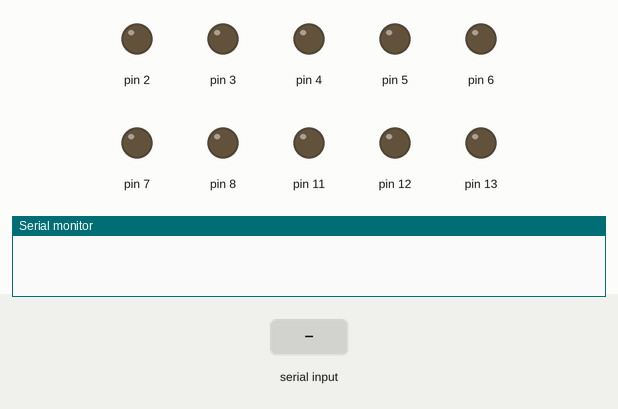
Bench run of a sketch on a simulated Arduino Uno, built with avr-gcc and run on an emulated ATmega328P. On the bench: output pins drawn as LEDs (lit = HIGH), the last lines printed to the serial monitor. The inputs (shaded band) are chosen by the test bench.

Above: at 1.2 s.
1.3 s: "90,45\n" received over Serial
At 2.2 s:
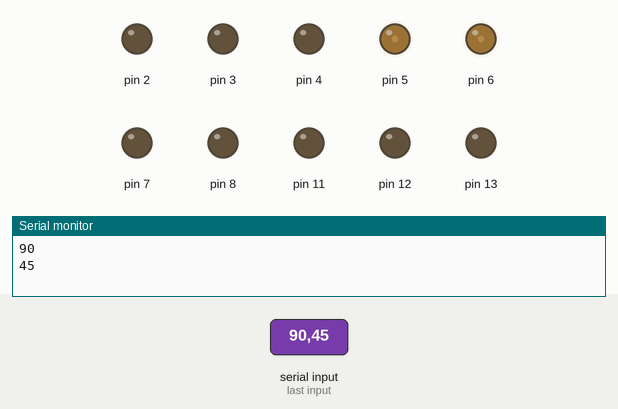
2.8 s: "30,150\n" received over Serial
At 3.4 s:
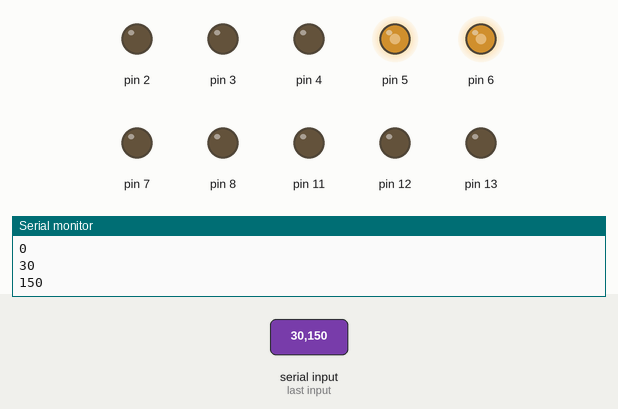
4.3 s: "1\n" received over Serial
At 5.5 s:
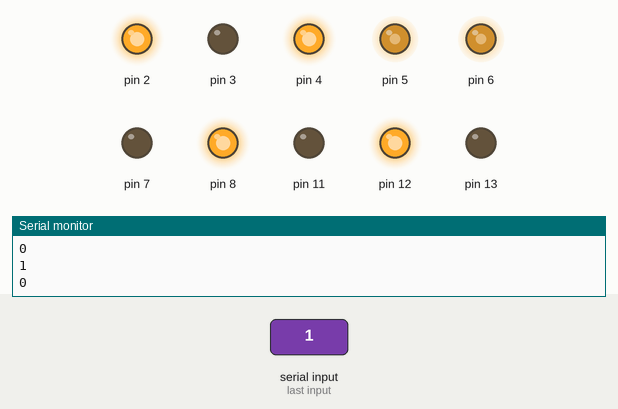
5.8 s: "2\n" received over Serial
At 6.7 s:
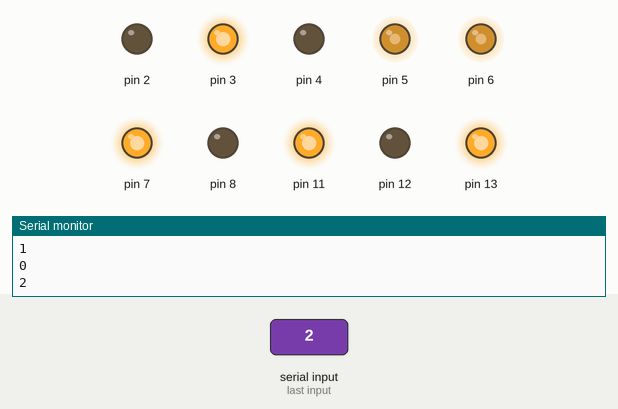
7.3 s: "3\n" received over Serial
At 7.8 s:
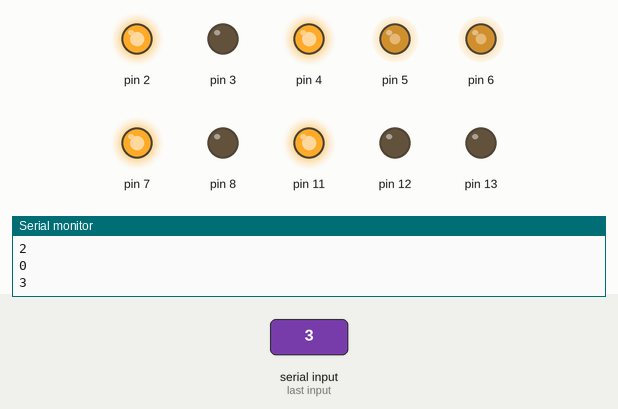
8.8 s: "4\n" received over Serial
At 10.2 s:
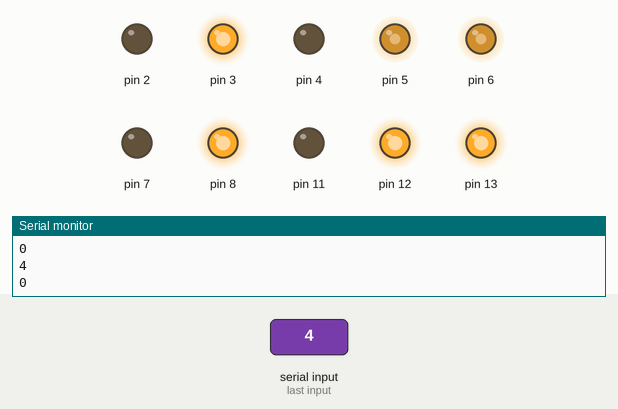
Timing chart, 0 to 11.3 s (numbered marks = the images above; inputs shaded):
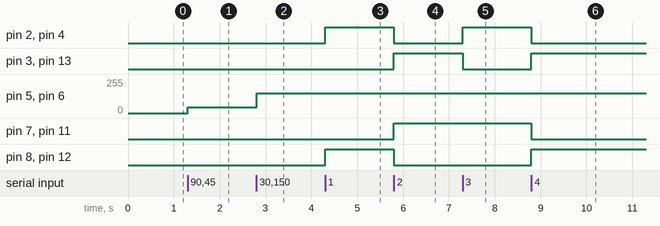

Measured:
- after the input at 1.3 s, pin 5, pin 6: 0/255 → 45/255 at once
- after the input at 2.8 s, pin 5, pin 6: 45/255 → 150/255 at once
- after the input at 4.3 s, pin 2, pin 4, pin 8, pin 12: LOW → HIGH at once
- after the input at 5.8 s, pin 2, pin 4, pin 8, pin 12: HIGH → LOW at once; pin 3, pin 7, pin 11, pin 13: LOW → HIGH at once
- after the input at 7.3 s, pin 2, pin 4: LOW → HIGH at once; pin 3, pin 13: HIGH → LOW at once
- after the input at 8.8 s, pin 2, pin 4, pin 7, pin 11: HIGH → LOW at once; pin 3, pin 8, pin 12, pin 13: LOW → HIGH at once

The sketch:

GcvMdriv.ino
```cpp
/*Basic functionality code for driving the wheels
  Receives code from serial input and drives the motors(4 wheels)
  The output of this program is fed to the input of four H-Bridges
  Speed control is also achieved by using PWM on Enable inputs of H-Bridges
  Sketch for driving a robotic vehicle with four wheels, with each wheel having a separate motor
  Differential steering principles used
*/
void forward(void)
{  digitalWrite(3,LOW);
  digitalWrite(11,LOW);
  digitalWrite(7,LOW);
  digitalWrite(13,LOW);
  digitalWrite(4,HIGH);
  digitalWrite(12,HIGH);
  digitalWrite(8,HIGH);
  digitalWrite(2,HIGH);
}
void turnleft(void)
{
  digitalWrite(3,LOW);
  digitalWrite(11,HIGH);
  digitalWrite(7,HIGH);
  digitalWrite(13,LOW);
  digitalWrite(4,HIGH);
  digitalWrite(12,LOW);
  digitalWrite(8,LOW);
  digitalWrite(2,HIGH);
}
void turnright(void)
{
  digitalWrite(3,HIGH);

  digitalWrite(11,LOW);
  digitalWrite(7,LOW);
  digitalWrite(13,HIGH);
  digitalWrite(4,LOW);
  digitalWrite(12,HIGH);
  digitalWrite(8,HIGH);
  digitalWrite(2,LOW);
}
void reverse(void)
{
  digitalWrite(3,HIGH);
  digitalWrite(11,HIGH);
  digitalWrite(7,HIGH);
  digitalWrite(13,HIGH);
  digitalWrite(4,LOW);
  digitalWrite(12,LOW);
  digitalWrite(8,LOW);
  digitalWrite(2,LOW);
}
void changespeed(int speedy)
{
  analogWrite(5, speedy);
  analogWrite(6, speedy);
}

void stopit(void)
{
  analogWrite(5, 0);
  analogWrite(6, 0);
}
  int val;
void setup()
{
  Serial.begin(9600);
  pinMode(3,OUTPUT);
  pinMode(4,OUTPUT);
  pinMode(7,OUTPUT);
  pinMode(8,OUTPUT);
  pinMode(11,OUTPUT);
  pinMode(12,OUTPUT);
  pinMode(13,OUTPUT);
  pinMode(2,OUTPUT);


 pinMode(5,INPUT_PULLUP);
 pinMode(6,INPUT_PULLUP);
}
void loop()
{


  int incoming = Serial.available();

  if (incoming > 0)
  {
   val = Serial.parseInt();  //Reads integers as integer rather than ASCI. Anything else returns 0
   if(val==1)
   {
     forward();
   }
   if(val==2)
   {
     reverse();
   }
   if(val==3)
   {
     turnleft();
   }
   if(val==4)
   {
     turnright();
   }
   if(val==5)
   {
     stopit();
   }
   if((val>=10)&&(val<=255))
   {
     changespeed(val);

   }
   Serial.println(val);
  }
 }
```
